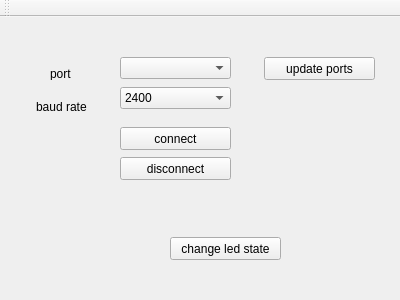
<?xml version="1.0" encoding="UTF-8"?>
<ui version="4.0">
 <class>MainWindow</class>
 <widget class="QMainWindow" name="MainWindow">
  <property name="geometry">
   <rect>
    <x>0</x>
    <y>0</y>
    <width>400</width>
    <height>300</height>
   </rect>
  </property>
  <property name="windowTitle">
   <string>MainWindow</string>
  </property>
  <widget class="QWidget" name="centralWidget">
   <widget class="QPushButton" name="pbDisconnect">
    <property name="geometry">
     <rect>
      <x>120</x>
      <y>140</y>
      <width>111</width>
      <height>23</height>
     </rect>
    </property>
    <property name="text">
     <string>disconnect</string>
    </property>
   </widget>
   <widget class="QComboBox" name="cbBaudRate">
    <property name="geometry">
     <rect>
      <x>120</x>
      <y>70</y>
      <width>111</width>
      <height>22</height>
     </rect>
    </property>
    <property name="currentText">
     <string>9600</string>
    </property>
    <item>
     <property name="text">
      <string>2400</string>
     </property>
    </item>
    <item>
     <property name="text">
      <string>4800</string>
     </property>
    </item>
    <item>
     <property name="text">
      <string>9600</string>
     </property>
    </item>
    <item>
     <property name="text">
      <string>19200</string>
     </property>
    </item>
    <item>
     <property name="text">
      <string>115200</string>
     </property>
    </item>
   </widget>
   <widget class="QPushButton" name="pbLed">
    <property name="geometry">
     <rect>
      <x>170</x>
      <y>220</y>
      <width>111</width>
      <height>23</height>
     </rect>
    </property>
    <property name="text">
     <string>change led state</string>
    </property>
   </widget>
   <widget class="QLabel" name="label">
    <property name="geometry">
     <rect>
      <x>50</x>
      <y>50</y>
      <width>47</width>
      <height>13</height>
     </rect>
    </property>
    <property name="text">
     <string>port</string>
    </property>
   </widget>
   <widget class="QPushButton" name="pbConnect">
    <property name="geometry">
     <rect>
      <x>120</x>
      <y>110</y>
      <width>111</width>
      <height>23</height>
     </rect>
    </property>
    <property name="text">
     <string>connect</string>
    </property>
   </widget>
   <widget class="QComboBox" name="cbDevice">
    <property name="geometry">
     <rect>
      <x>120</x>
      <y>40</y>
      <width>111</width>
      <height>22</height>
     </rect>
    </property>
   </widget>
   <widget class="QPushButton" name="pbUpdatePorts">
    <property name="geometry">
     <rect>
      <x>264</x>
      <y>40</y>
      <width>111</width>
      <height>23</height>
     </rect>
    </property>
    <property name="text">
     <string>update ports</string>
    </property>
   </widget>
   <widget class="QLabel" name="label_2">
    <property name="geometry">
     <rect>
      <x>36</x>
      <y>80</y>
      <width>61</width>
      <height>20</height>
     </rect>
    </property>
    <property name="text">
     <string>baud rate</string>
    </property>
   </widget>
  </widget>
  <widget class="QToolBar" name="mainToolBar">
   <attribute name="toolBarArea">
    <enum>TopToolBarArea</enum>
   </attribute>
   <attribute name="toolBarBreak">
    <bool>false</bool>
   </attribute>
  </widget>
 </widget>
 <layoutdefault spacing="6" margin="11"/>
 <resources/>
 <connections/>
</ui>
